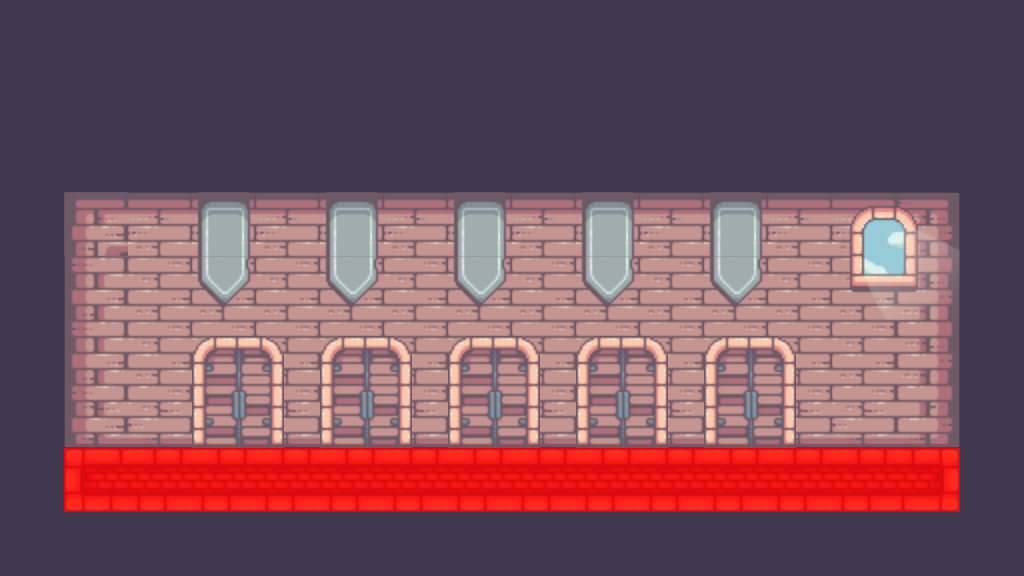

A level layout from a 2D game, rendered from its tile map. Below: a short description, then the map file with its tile-grid data intact:
An orthogonal 16x9 tile map with 64x64 px tiles, 4 tile layers (Background, Tiles, Decorations, Collisions), 3 tilesets and 6 objects.

<map version="1.10" tiledversion="1.10.0" orientation="orthogonal" renderorder="right-down" width="16" height="9" tilewidth="64" tileheight="64" infinite="0" nextlayerid="6" nextobjectid="45">
 <editorsettings>
  <export target="../../../colisions.js" format="js" />
 </editorsettings>
 <tileset firstgid="1" source="../tilesets/Main.tsx" />
 <tileset firstgid="248" source="../tilesets/Decorations.tsx" />
 <tileset firstgid="290" source="../tilesets/Misc.tsx" />
 <layer id="5" name="Background" width="16" height="9">
  <data encoding="csv">
41,41,41,41,41,41,41,41,41,41,41,41,41,41,41,41,
41,41,41,41,41,41,41,41,41,41,41,41,41,41,41,41,
41,41,41,41,41,41,41,41,41,41,41,41,41,41,41,41,
41,135,136,136,136,136,136,136,136,136,136,136,136,136,137,41,
41,154,155,155,155,155,155,155,155,155,155,155,155,155,156,41,
41,154,155,155,155,155,155,155,155,155,155,155,155,155,156,41,
41,173,174,174,174,174,174,174,174,174,174,174,174,174,175,41,
41,41,41,41,41,41,41,41,41,41,41,41,41,41,41,41,
41,41,41,41,41,41,41,41,41,41,41,41,41,41,41,41
</data>
 </layer>
 <layer id="1" name="Tiles" width="16" height="9">
  <data encoding="csv">
41,41,41,41,41,0,41,0,0,41,41,0,0,0,41,41,
41,41,41,41,41,0,41,0,0,0,41,0,0,0,41,41,
41,0,0,0,0,0,0,0,0,0,0,0,0,0,0,0,
41,0,0,0,0,0,0,0,0,0,0,0,0,0,0,41,
41,0,0,0,0,0,0,0,0,0,0,0,0,0,0,41,
41,0,0,0,0,0,0,0,0,0,0,0,0,0,0,41,
41,0,0,0,0,0,0,0,0,0,0,0,0,0,0,41,
41,97,98,98,98,98,98,98,98,98,98,98,98,98,99,0,
41,41,41,41,0,0,0,0,0,0,0,0,0,41,41,41
</data>
 </layer>
 <layer id="4" name="Decorations" width="16" height="9">
  <data encoding="csv">
0,0,0,0,0,0,0,0,0,0,0,0,0,0,0,0,
0,0,0,0,0,0,0,0,0,0,0,0,0,0,0,0,
0,0,0,0,0,0,0,0,0,0,0,0,0,0,0,0,
0,207,0,256,0,256,0,256,0,256,0,256,0,271,272,0,
0,0,0,277,0,277,0,277,0,277,0,277,0,278,279,0,
0,0,0,0,0,0,0,0,0,0,0,0,0,0,0,0,
0,0,0,290,0,290,0,290,0,290,0,290,0,0,0,0,
0,0,0,0,0,0,0,0,0,0,0,0,0,0,0,0,
0,0,0,0,0,0,0,0,0,0,0,0,0,0,0,0
</data>
 </layer>
 <layer id="2" name="Collisions" width="16" height="9" opacity="0.8">
  <data encoding="csv">
0,0,0,0,0,0,0,0,0,0,0,0,0,0,0,0,
0,0,0,0,0,0,0,0,0,0,0,0,0,0,0,0,
0,0,0,0,0,0,0,0,0,0,0,0,0,0,0,0,
0,0,0,0,0,0,0,0,0,0,0,0,0,0,0,0,
0,0,0,0,0,0,0,0,0,0,0,0,0,0,0,0,
0,0,0,0,0,0,0,0,0,0,0,0,0,0,0,0,
0,0,0,0,0,0,0,0,0,0,0,0,0,0,0,0,
0,292,292,292,292,292,292,292,292,292,292,292,292,292,292,0,
0,0,0,0,0,0,0,0,0,0,0,0,0,0,0,0
</data>
 </layer>
 <objectgroup id="3" name="Misc" opacity="0.93">
  <object id="27" x="376.247" y="604.412" height="1.51103" />
  <object id="28" x="216.612" y="234.701" width="15.613" height="25.7451">
   <text fontfamily="Helvetica" pixelsize="28" wrap="1" color="#edf0f2">1</text>
  </object>
  <object id="33" x="345.415" y="233.692" width="15.613" height="25.7451">
   <text fontfamily="Helvetica" pixelsize="28" wrap="1" color="#edf0f2">2</text>
  </object>
  <object id="34" x="473.403" y="233.692" width="15.613" height="25.7451">
   <text fontfamily="Helvetica" pixelsize="28" wrap="1" color="#edf0f2">3</text>
  </object>
  <object id="35" x="730.006" y="233.692" width="15.613" height="25.7451">
   <text fontfamily="Helvetica" pixelsize="28" wrap="1" color="#edf0f2">5</text>
  </object>
  <object id="36" x="600.764" y="233.692" width="15.613" height="25.7451">
   <text fontfamily="Helvetica" pixelsize="28" wrap="1" color="#edf0f2">4</text>
  </object>
 </objectgroup>
</map>
